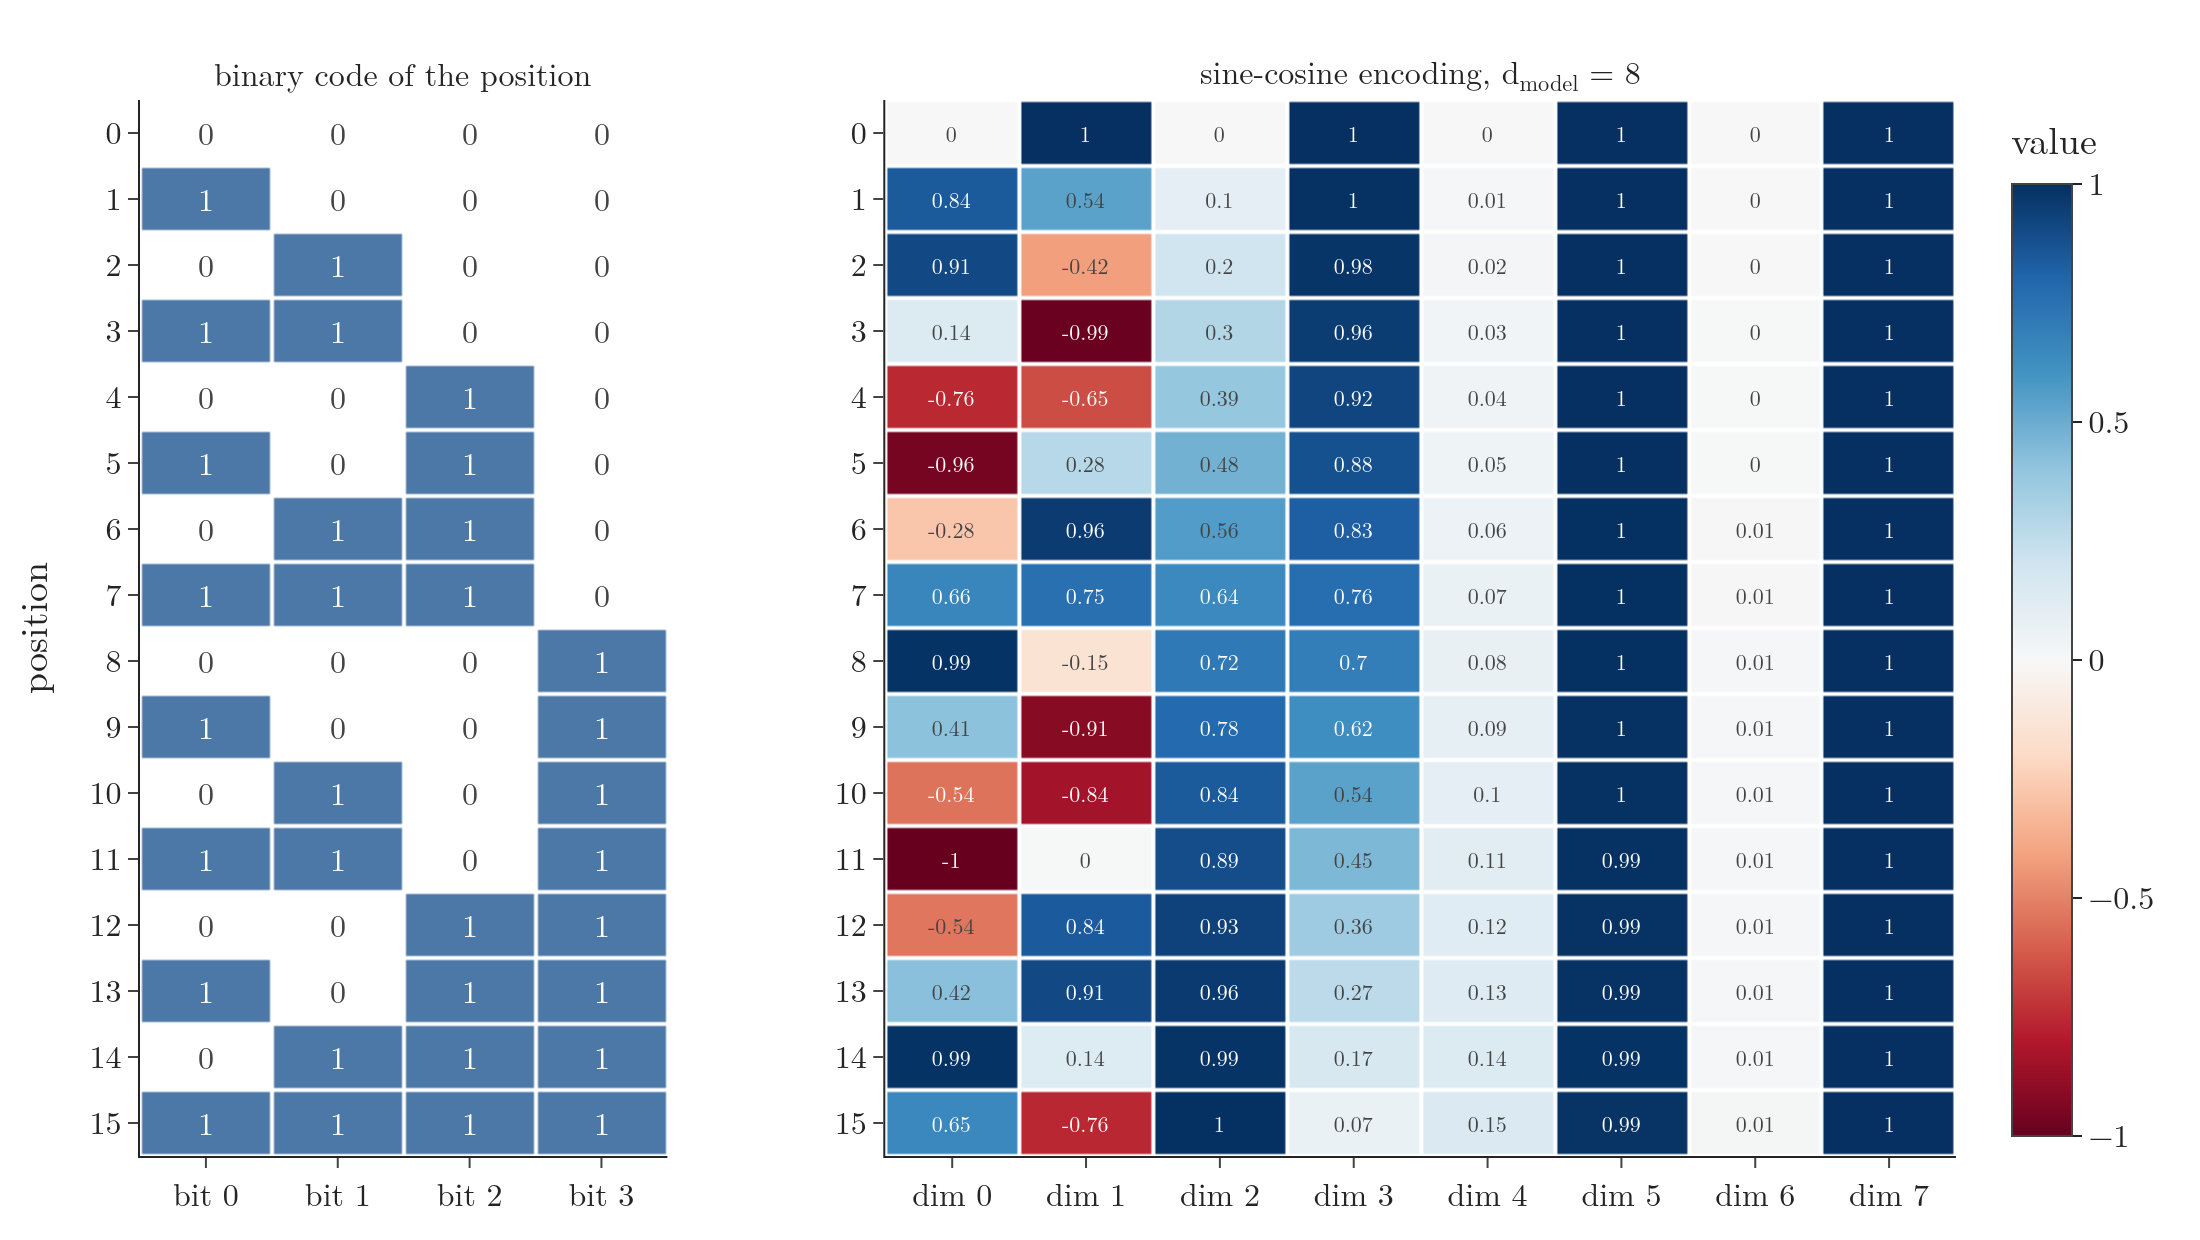

The Python source for this figure:
"""Binary counting next to the sine-cosine encoding: in both, the first columns change fastest (Plotly)."""
from pathlib import Path
import numpy as np
import plotly.graph_objects as go
from plotly.subplots import make_subplots
from common import FONT

here = Path(__file__).parent
n = 16
bits = np.array([[(p >> b) & 1 for b in range(4)] for p in range(n)])      # bit 0 (fastest) first
pos, i = np.arange(n)[:, None], np.arange(4)[None, :]
angle = pos / 10000 ** (2 * i / 8)
pe = np.zeros((n, 8))
pe[:, 0::2], pe[:, 1::2] = np.sin(angle), np.cos(angle)
fig = make_subplots(rows=1, cols=2, column_widths=[0.33, 0.67], horizontal_spacing=0.12,
                    subplot_titles=("binary code of the position", "sine-cosine encoding, d<sub>model</sub> = 8"))
fig.add_trace(go.Heatmap(z=bits, x=["bit 0", "bit 1", "bit 2", "bit 3"], colorscale=[[0, "white"], [1, "#4C78A8"]],
                         showscale=False, xgap=2, ygap=2, text=bits, texttemplate="%{text}"), 1, 1)
fig.add_trace(go.Heatmap(z=pe, x=[f"dim {k}" for k in range(8)], colorscale="RdBu", zmin=-1, zmax=1, xgap=2, ygap=2,
                         text=pe.round(2), texttemplate="%{text}", textfont=dict(size=11),
                         colorbar=dict(title="value")), 1, 2)
for c in (1, 2):
    fig.update_yaxes(title="position" if c == 1 else None, autorange="reversed", tickvals=list(range(n)), row=1, col=c)
fig.update_layout(template="simple_white", width=1100, height=620, font=FONT, margin=dict(l=70, r=20, t=50, b=40))
fig.write_image(here / "binary_vs_pe.png", scale=2)
fig.write_image(here / "binary_vs_pe.pdf")
